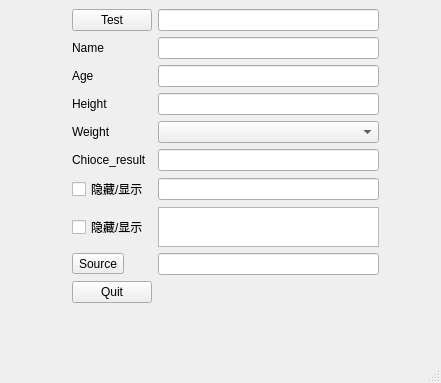
<?xml version="1.0" encoding="UTF-8"?>
<ui version="4.0">
 <class>MainWindow</class>
 <widget class="QMainWindow" name="MainWindow">
  <property name="geometry">
   <rect>
    <x>0</x>
    <y>0</y>
    <width>441</width>
    <height>383</height>
   </rect>
  </property>
  <property name="windowTitle">
   <string>MainWindow</string>
  </property>
  <widget class="QWidget" name="centralwidget">
   <widget class="QWidget" name="gridLayoutWidget">
    <property name="geometry">
     <rect>
      <x>72</x>
      <y>9</y>
      <width>307</width>
      <height>294</height>
     </rect>
    </property>
    <layout class="QGridLayout" name="gridLayout">
     <item row="6" column="0">
      <widget class="QCheckBox" name="checkBox">
       <property name="text">
        <string>隐藏/显示</string>
       </property>
      </widget>
     </item>
     <item row="2" column="0">
      <widget class="QLabel" name="label_2">
       <property name="text">
        <string>Age</string>
       </property>
      </widget>
     </item>
     <item row="1" column="1">
      <widget class="QLineEdit" name="lineEdit_2"/>
     </item>
     <item row="8" column="0">
      <widget class="QToolButton" name="toolButton_2">
       <property name="text">
        <string>Source</string>
       </property>
      </widget>
     </item>
     <item row="4" column="0">
      <widget class="QLabel" name="label_4">
       <property name="text">
        <string>Weight</string>
       </property>
      </widget>
     </item>
     <item row="9" column="0">
      <widget class="QPushButton" name="pushButton_2">
       <property name="text">
        <string>Quit</string>
       </property>
      </widget>
     </item>
     <item row="0" column="1">
      <widget class="QLineEdit" name="lineEdit_5"/>
     </item>
     <item row="8" column="1">
      <widget class="QLineEdit" name="lineEdit_4"/>
     </item>
     <item row="7" column="1">
      <widget class="QTextBrowser" name="textBrowser"/>
     </item>
     <item row="0" column="0">
      <widget class="QPushButton" name="pushButton">
       <property name="text">
        <string>Test</string>
       </property>
      </widget>
     </item>
     <item row="3" column="1">
      <widget class="QLineEdit" name="lineEdit_8"/>
     </item>
     <item row="7" column="0">
      <widget class="QCheckBox" name="checkBox_2">
       <property name="text">
        <string>隐藏/显示</string>
       </property>
      </widget>
     </item>
     <item row="2" column="1">
      <widget class="QLineEdit" name="lineEdit_3"/>
     </item>
     <item row="3" column="0">
      <widget class="QLabel" name="label_3">
       <property name="text">
        <string>Height</string>
       </property>
      </widget>
     </item>
     <item row="1" column="0">
      <widget class="QLabel" name="label">
       <property name="text">
        <string>Name</string>
       </property>
      </widget>
     </item>
     <item row="6" column="1">
      <widget class="QLineEdit" name="lineEdit"/>
     </item>
     <item row="4" column="1">
      <widget class="QComboBox" name="comboBox_2"/>
     </item>
     <item row="5" column="0">
      <widget class="QLabel" name="label_5">
       <property name="text">
        <string>Chioce_result</string>
       </property>
      </widget>
     </item>
     <item row="5" column="1">
      <widget class="QLineEdit" name="lineEdit_9"/>
     </item>
    </layout>
   </widget>
  </widget>
  <widget class="QMenuBar" name="menubar">
   <property name="geometry">
    <rect>
     <x>0</x>
     <y>0</y>
     <width>441</width>
     <height>22</height>
    </rect>
   </property>
  </widget>
  <widget class="QStatusBar" name="statusbar"/>
 </widget>
 <resources/>
 <connections/>
</ui>
